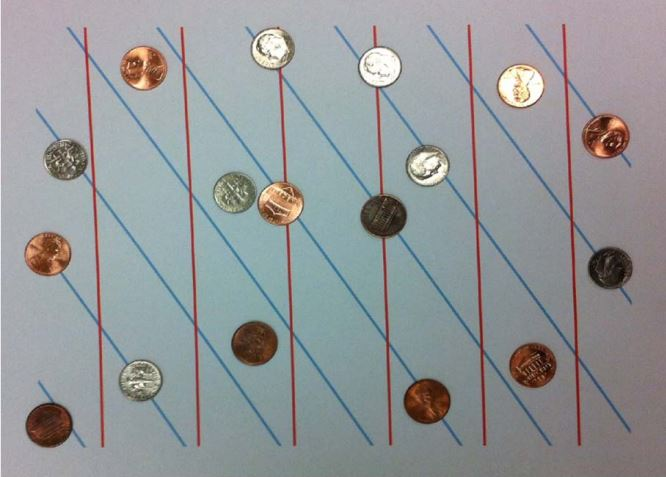
#> input picture original_imgs/hough.jpg, 666 x 477 px
$ python hough_lines.py
#> lines starting #> are read from the running program, lines starting #| are printed output that depends on the picture; after the words box and inside, x2 and y2 are one past the last pixel; in counts of white or black regions, pixels touching at a corner belong together
# Created by Varun at 24/11/18
import numpy as np
import cv2


def hough_line(img, theta_range, step_size=1):
    """
    Finds the hough lines present in the image
    :param img: input image
    :param theta_range: Range of theta values that can be checked
    :param step_size: increment of theta values
    :return: accumulator array, theta values and rho values
    """
    thetas = np.deg2rad(np.arange(-theta_range, theta_range, step_size))
    width, height = img.shape
    diag_len = np.ceil(np.sqrt(width * width + height * height))
    rhos = np.linspace(-diag_len, diag_len, diag_len * 2.0)
    cos_t = np.cos(thetas)
    sin_t = np.sin(thetas)
    num_thetas = len(thetas)
    accumulator = np.zeros((int(2 * diag_len), num_thetas), dtype=np.uint64)
    y_idxs, x_idxs = np.nonzero(img)
    for i in range(len(x_idxs)):
        x = x_idxs[i]
        y = y_idxs[i]
        for t_idx in range(num_thetas):
            rho = round(x * cos_t[t_idx] + y * sin_t[t_idx]) + diag_len
            accumulator[int(rho)][int(t_idx)] += 1
    return accumulator, thetas, rhos


if __name__ == '__main__':
    original_image = cv2.imread("../original_imgs/hough.jpg")
#> original_image is the input picture: shape (477, 666, 3); mean B, G, R 152.7, 150.8, 147.3

    # Binarize and edge detect the image using Canny edge detector
    img1 = cv2.Canny(original_image, 300, 400)
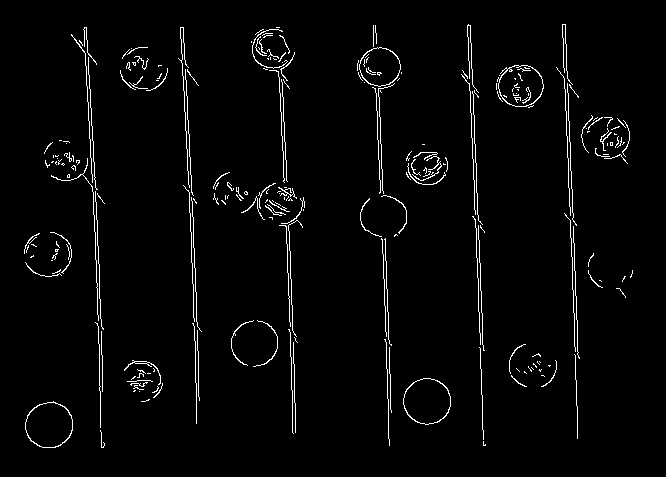
#> img1: shape (477, 666); 2.6% white in thin lines or dots, all inside (x1, y1, x2, y2) = (24, 24, 633, 448)
    cv2.imshow("canny", img1)
    img2 = cv2.Canny(original_image, 100, 200)
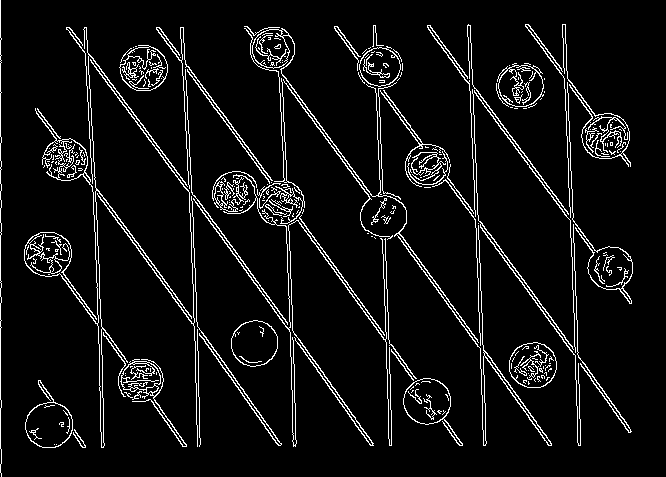
#> img2: shape (477, 666); 6.5% white in thin lines or dots
    cv2.imshow("canny_1", img2-img1)
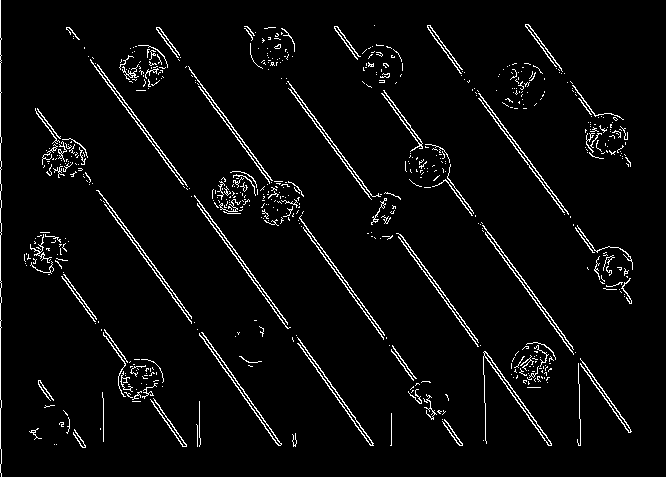
#> window 'canny_1': shape (477, 666); 3.8% white in thin lines or dots
    img = img2-img1

    # change the step size to 1 to get red lines and in arg sort keep the idx to
    # have values till -10 and the theta range to be 10.0
    accumulator, thetas, rhos = hough_line(img, 70.0, 2)
#> in hough_line, `y_idxs, x_idxs = np.nonzero(img)`: y_idxs = 12127 values from 0 to 476; x_idxs = 12127 values, max 632 at index 6967, min 0 at index 0, mean 315.7
#> the loop in hough_line, `for i in range(len(x_idxs)):` made 12127 passes
#> (x, y) on passes 1 to 3: (0, 0), (0, 1), (0, 2)
#> after the loop in hough_line, `for i in range(len(x_idxs)):`:
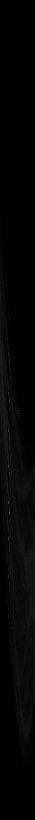
#> accumulator: shape (1640, 70) uint64 (shown at 1/2 size); min 0, max 391, mean 7.4; drawn with min black and max white
#> thetas = 70 values from -1.22 to 1.19; rhos = 1640 values from -820 to 820
    idx = np.argsort(accumulator.ravel(), axis=None)[-31:]
#> idx = 31 values, max 80797 at index 3, min 49717 at index 0, mean 66018.6
#> (the run stopped early here; a loop or call above may not have finished)

$ run again, with original_imgs/point.jpg copied over original_imgs/hough.jpg
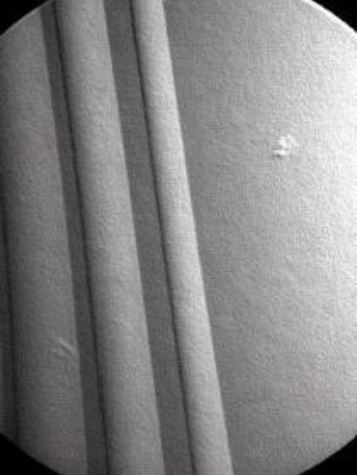
#> input picture original_imgs/point.jpg, 357 x 475 px
#> original_image is the input picture: shape (475, 357, 3); mean B, G, R 134.2, 131.2, 133.3
#> `img1 = cv2.Canny(original_image, 300, 400)`:
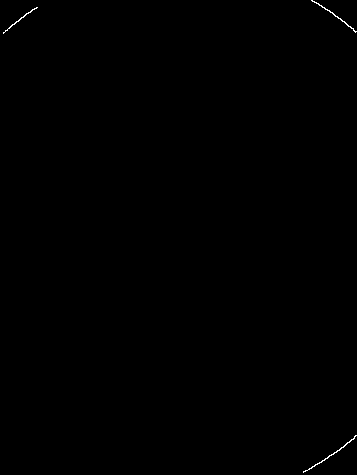
#> img1: shape (475, 357); 0.13% white in thin lines or dots
#> img2: shape (475, 357); 0.87% white in thin lines or dots
#> y_idxs = 1254 values from 0 to 474; x_idxs = 1254 values, max 344 at index 147, min 0 at index 162, mean 164.6
#> the loop in hough_line, `for i in range(len(x_idxs)):` made 1254 passes
#> (x, y) on passes 1 to 3: (47, 0), (48, 0), (103, 0)
#> after the loop in hough_line, `for i in range(len(x_idxs)):`:
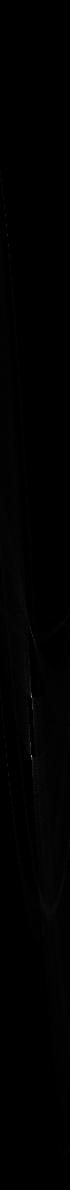
#> accumulator: shape (1190, 70) uint64; min 0, max 169, mean 1.1
#> `accumulator, thetas, rhos = hough_line(img, 70.0, 2)`: thetas = 70 values from -1.22 to 1.19; rhos = 1190 values from -595 to 595
#> idx = 31 values, max 53161 at index 13, min 44271 at index 12, mean 50340.7

$ run again, with original_imgs/segment.jpg copied over original_imgs/hough.jpg
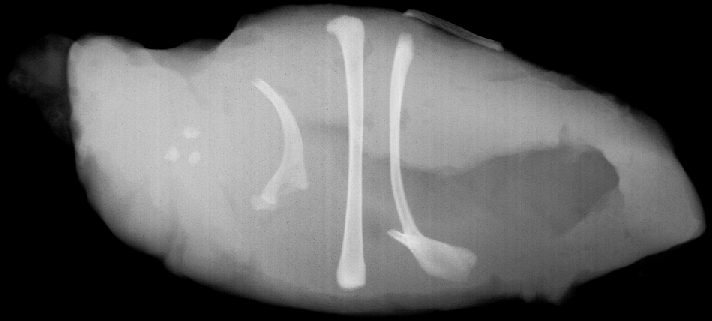
#> input picture original_imgs/segment.jpg, 712 x 321 px
#> original_image is the input picture: shape (321, 712, 3); min 0, max 231, mean 92.5
#> `img1 = cv2.Canny(original_image, 300, 400)`:
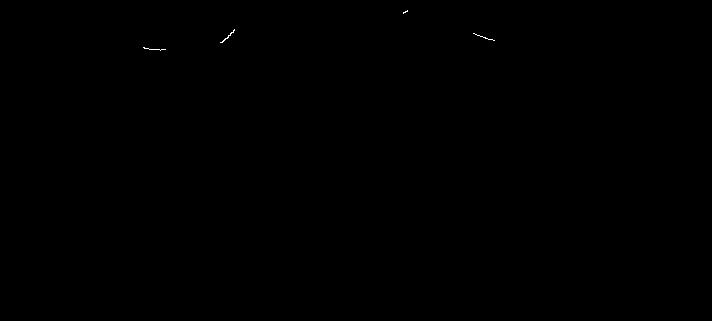
#> img1: shape (321, 712); 0.04% white in thin lines or dots, all inside (x1, y1, x2, y2) = (143, 10, 495, 51)
#> img2: shape (321, 712); 1.1% white in thin lines or dots, all inside (x1, y1, x2, y2) = (66, 9, 706, 289)
#> y_idxs = 2353 values from 9 to 288; x_idxs = 2353 values, max 705 at index 1835, min 66 at index 725, mean 381.9
#> the loop in hough_line, `for i in range(len(x_idxs)):` made 2353 passes
#> (x, y) on passes 1 to 3: (390, 9), (391, 9), (392, 9)
#> after the loop in hough_line, `for i in range(len(x_idxs)):`:
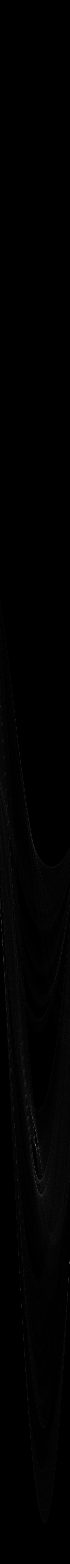
#> accumulator: shape (1564, 70) uint64; min 0, max 109, mean 1.5
#> `accumulator, thetas, rhos = hough_line(img, 70.0, 2)`: thetas = 70 values from -1.22 to 1.19; rhos = 1564 values from -782 to 782
#> idx = 31 values, max 88479 at index 9, min 64471 at index 14, mean 77612.3
